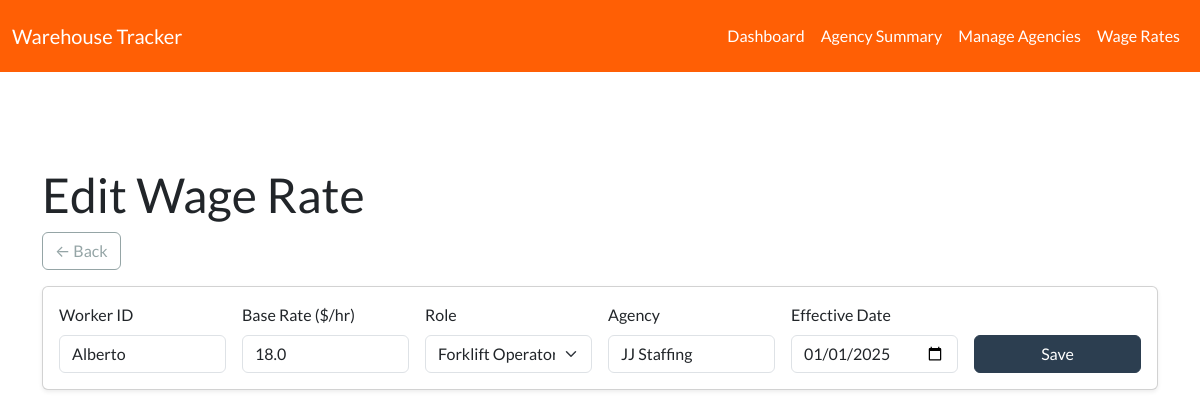
The app's page /wage_rates/edit/1?agency=&show_all=0, older data.
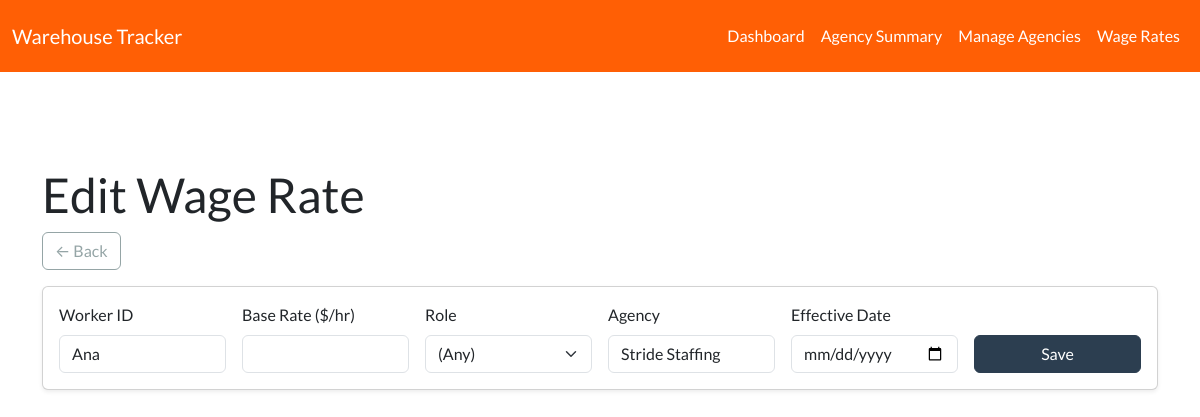
The same page, newer data.
### app/models.py (models this page shows, shortened)
class WageRate(db.Model):
    __tablename__ = 'wage_rate'
    id = db.Column(db.Integer, primary_key=True)
    worker_id = db.Column(db.String(64), nullable=False, index=True)
    base_rate = db.Column(db.Float, nullable=True)  # e.g., 16 or 18
    role = db.Column(db.String(64), nullable=True)   # e.g., 'general', 'forklift'
    agency = db.Column(db.String(128), nullable=True)
    markup = db.Column(db.Float, nullable=True)      # e.g., 0.25 for 25%
    effective_date = db.Column(db.Date, nullable=True)  # Now required

### app/routes/dashboard.py (the view, shortened to what this page needs)
@dashboard_bp.route('/wage_rates/edit/<int:wage_rate_id>', methods=['GET', 'POST'])
def edit_wage_rate(wage_rate_id):
    wage_rate = WageRate.query.get_or_404(wage_rate_id)
    show_all = request.args.get('show_all', '0')
    agency_filter = request.args.get('agency', '')
    return render_template('edit_wage_rate.html', wage_rate=wage_rate, agency=agency_filter, show_all=show_all)

### app/templates/edit_wage_rate.html (shortened to what this page needs)
{% extends "layout.html" %}
{% block content %}
<h1>Edit Wage Rate</h1>
<a class="btn btn-outline-secondary mb-3" href="{{ url_for('dashboard.wage_rates') }}">← Back</a>
<div class="card">
  <div class="card-body">
    <form method="post" class="row g-3 align-items-end">
      <div class="col-md-2">
        <label class="form-label">Worker ID</label>
        <input name="worker_id" class="form-control" value="{{ wage_rate.worker_id }}" required />
      </div>
      <div class="col-md-2">
        <label class="form-label">Base Rate ($/hr)</label>
        <input name="base_rate" type="number" step="0.01" class="form-control" value="{{ wage_rate.base_rate }}" required />
      </div>
      <div class="col-md-2">
        <label class="form-label">Role</label>
        <select name="role" class="form-select">
          <option value="" {% if not wage_rate.role %}selected{% endif %}>(Any)</option>
          <option value="forklift" {% if wage_rate.role == 'forklift' %}selected{% endif %}>Forklift Operator</option>
        </select>
      </div>
      <div class="col-md-2">
        <label class="form-label">Agency</label>
        <input name="agency" class="form-control" value="{{ wage_rate.agency or '' }}" />
      </div>
      <div class="col-md-2">
        <label class="form-label">Effective Date</label>
        <input name="effective_date" type="date" class="form-control" value="{{ wage_rate.effective_date }}" required />
      </div>
      <div class="col-md-2 d-flex align-items-end">
        <button class="btn btn-primary w-100">Save</button>
      </div>
    </form>
  </div>
</div>
{% endblock %}

### app/templates/layout.html (shortened to what this page needs)
<!DOCTYPE html>
<html lang="en">
<head>
  <link
    rel="stylesheet"
    href="https://cdn.jsdelivr.net/npm/bootswatch@5.3.0/dist/flatly/bootstrap.min.css"
  >
  <link
    rel="stylesheet"
    href="{{ url_for('static', filename='css/custom.css') }}"
  >
  <link href="https://cdn.jsdelivr.net/npm/bootstrap-icons@1.11.1/font/bootstrap-icons.css" rel="stylesheet">
  <link rel="stylesheet" href="https://cdn.datatables.net/1.13.4/css/dataTables.bootstrap5.min.css">
</head>
<body>
  <nav class="navbar navbar-expand-lg" style="background-color: #FF5F05;">
    <div class="container-fluid">
      <a class="navbar-brand text-white" href="{{ url_for('dashboard.dashboard') }}">
        Warehouse Tracker
      </a>
      <div class="collapse navbar-collapse" id="navbarNav">
        <ul class="navbar-nav ms-auto">
          <li class="nav-item">
            <a class="nav-link text-white" href="{{ url_for('dashboard.dashboard') }}">Dashboard</a>
          </li>
          <li class="nav-item">
            <a class="nav-link text-white" href="{{ url_for('agency_summary.agency_summary') }}">
              Agency Summary
            </a>
          </li>
          <li class="nav-item">
            <a class="nav-link text-white" href="{{ url_for('agency_summary.manage_agencies') }}">
              Manage Agencies
            </a>
          </li>
          <li class="nav-item">
            <a class="nav-link text-white" href="{{ url_for('dashboard.wage_rates') }}">Wage Rates</a>
          </li>
        </ul>
      </div>
    </div>
  </nav>
  <div style="padding-top:70px"></div>
  <div class="container py-4">
    {% block content %}{% endblock %}
  </div>
</body>
</html>

### app/static/css/custom.css (style rules this page uses)
.card { margin-bottom: 1.5rem; box-shadow: 0 0.125rem 0.25rem rgba(0, 0, 0, 0.075); }

Row changes from the older to the newer data that the page shows:
changed WageRate: worker_id "Alberto" → "Ana"; base_rate "18.0" → (not shown); role "Forklift Operator" → "(Any)"; agency "JJ Staffing" → "Stride Staffing"; effective_date "01/01/2025" → (not shown)
